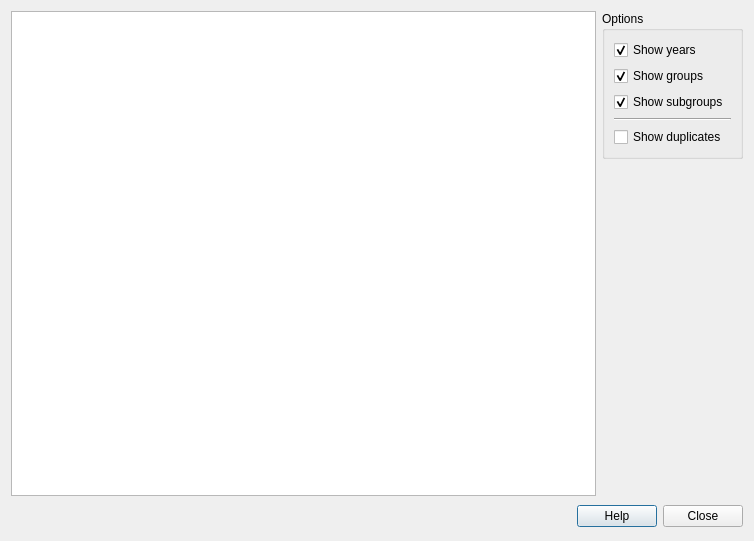
<?xml version="1.0" encoding="UTF-8"?>
<ui version="4.0">
 <class>StudentsStatisticsForm_template</class>
 <widget class="QDialog" name="StudentsStatisticsForm_template">
  <property name="geometry">
   <rect>
    <x>0</x>
    <y>0</y>
    <width>754</width>
    <height>541</height>
   </rect>
  </property>
  <property name="windowTitle">
   <string extracomment="Title of dialog to see the students statistics">Students statistics</string>
  </property>
  <layout class="QGridLayout" name="gridLayout_2">
   <item row="0" column="0" rowspan="2">
    <widget class="QTableWidget" name="tableWidget"/>
   </item>
   <item row="0" column="1">
    <widget class="QGroupBox" name="groupBox">
     <property name="title">
      <string>Options</string>
     </property>
     <layout class="QGridLayout" name="gridLayout">
      <item row="0" column="0">
       <widget class="QCheckBox" name="showYearsCheckBox">
        <property name="text">
         <string>Show years</string>
        </property>
        <property name="checked">
         <bool>true</bool>
        </property>
       </widget>
      </item>
      <item row="1" column="0">
       <widget class="QCheckBox" name="showGroupsCheckBox">
        <property name="text">
         <string>Show groups</string>
        </property>
        <property name="checked">
         <bool>true</bool>
        </property>
       </widget>
      </item>
      <item row="2" column="0">
       <widget class="QCheckBox" name="showSubgroupsCheckBox">
        <property name="text">
         <string>Show subgroups</string>
        </property>
        <property name="checked">
         <bool>true</bool>
        </property>
       </widget>
      </item>
      <item row="3" column="0">
       <widget class="Line" name="line">
        <property name="orientation">
         <enum>Qt::Horizontal</enum>
        </property>
       </widget>
      </item>
      <item row="4" column="0">
       <widget class="QCheckBox" name="showCompleteStructureCheckBox">
        <property name="text">
         <string>Show duplicates</string>
        </property>
       </widget>
      </item>
     </layout>
    </widget>
   </item>
   <item row="1" column="1">
    <spacer>
     <property name="orientation">
      <enum>Qt::Vertical</enum>
     </property>
     <property name="sizeHint" stdset="0">
      <size>
       <width>141</width>
       <height>339</height>
      </size>
     </property>
    </spacer>
   </item>
   <item row="2" column="0" colspan="2">
    <layout class="QHBoxLayout">
     <property name="spacing">
      <number>6</number>
     </property>
     <property name="margin">
      <number>0</number>
     </property>
     <item>
      <spacer>
       <property name="orientation">
        <enum>Qt::Horizontal</enum>
       </property>
       <property name="sizeHint" stdset="0">
        <size>
         <width>604</width>
         <height>28</height>
        </size>
       </property>
      </spacer>
     </item>
     <item>
      <widget class="QPushButton" name="helpPushButton">
       <property name="text">
        <string>Help</string>
       </property>
      </widget>
     </item>
     <item>
      <widget class="QPushButton" name="closeButton">
       <property name="text">
        <string>Close</string>
       </property>
      </widget>
     </item>
    </layout>
   </item>
  </layout>
 </widget>
 <resources/>
 <connections>
  <connection>
   <sender>closeButton</sender>
   <signal>clicked()</signal>
   <receiver>StudentsStatisticsForm_template</receiver>
   <slot>close()</slot>
   <hints>
    <hint type="sourcelabel">
     <x>278</x>
     <y>253</y>
    </hint>
    <hint type="destinationlabel">
     <x>96</x>
     <y>254</y>
    </hint>
   </hints>
  </connection>
 </connections>
</ui>
